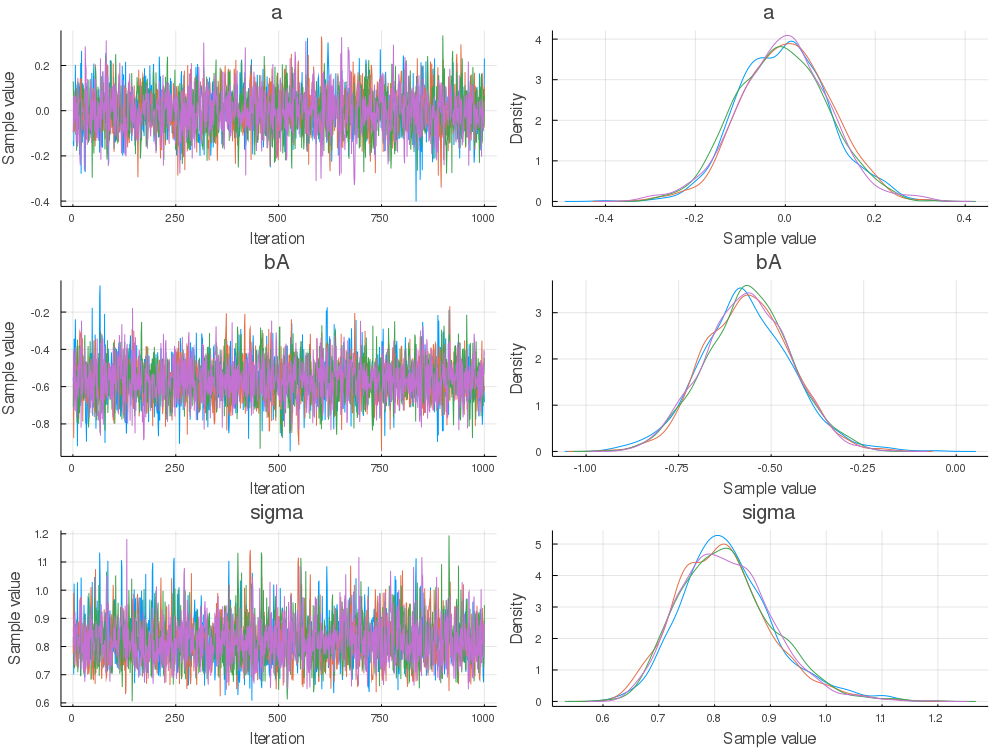

Recreate this plot in Julia.
# Load Julia packages (libraries) needed.

using StatisticalRethinking
using StanSample, CSV, DataFrames
using MCMCChains, StatsPlots, Statistics

ProjDir = @__DIR__

# ### snippet 5.1

println()
df = CSV.read(rel_path("..", "data", "WaffleDivorce.csv"), delim=';');
#first(df, 5) |> display

# ### snippet 5.1

scale!(df, [:Marriage, :MedianAgeMarriage, :Divorce])
println()

m5_1 = "
data {
 int < lower = 1 > N; // Sample size
 vector[N] D; // Outcome
 vector[N] A; // Predictor
}

parameters {
 real a; // Intercept
 real bA; // Slope (regression coefficients)
 real < lower = 0 > sigma;    // Error SD
}

model {
  vector[N] mu;               // mu is a vector
  a ~ normal(0, 0.2);         //Priors
  bA ~ normal(0, 0.5);
  sigma ~ exponential(1);
  mu = a + bA * A;
  D ~ normal(mu , sigma);     // Likelihood
}
";

# Define the SampleModel and set the output format to :mcmcchains.

m_5_1 = SampleModel("m5_1", m5_1);

# Input data for cmdstan

ad_data = Dict("N" => size(df, 1), "D" => df[!, :Divorce_s],
    "A" => df[!, :MedianAgeMarriage_s]);

# Sample using StanSample

rc = stan_sample(m_5_1, data=ad_data);

if success(rc)

  # Describe the draws

  chns = read_samples(m_5_1; output_format=:mcmcchains)
  #show(chns)
  plot(chns)
  savefig("$(ProjDir)/m5.1.png")

  println()
  sdf = read_summary(m_5_1)
  #sdf |> display

  # Result rethinking

  rethinking = "
           mean   sd  5.5% 94.5%
    a      0.00 0.10 -0.16  0.16
    bA    -0.57 0.11 -0.74 -0.39
    sigma  0.79 0.08  0.66  0.91
  "
end
